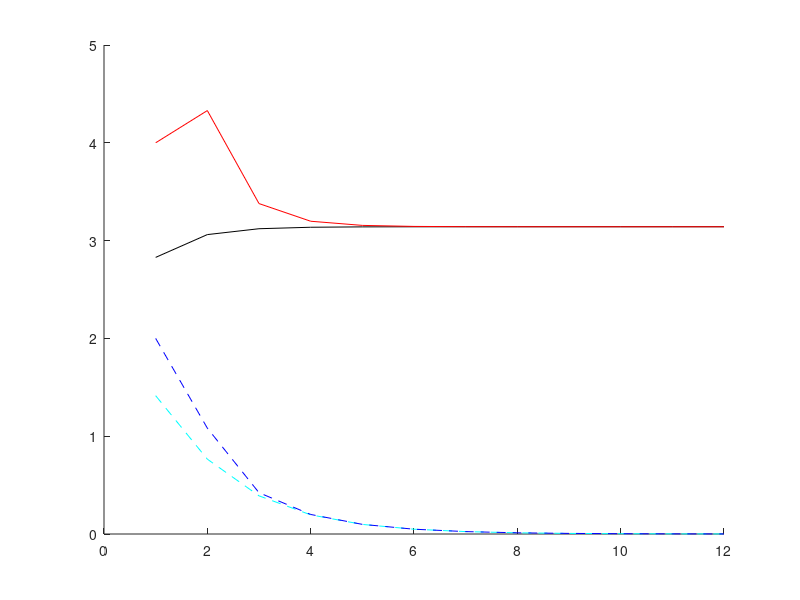

The MATLAB script that drew this image:
clear
clc

nmax = 1000;
tol = 1e-6;

an = [sqrt(2)];
bn = [2];

k = 1;
pn = 2^k * an;
qn = 2^k * bn;
err = tol + 1;

while(err > tol) && (k < nmax)
	k = k + 1;
	a = sqrt(2)*sqrt(1 - sqrt(1 - 0.25*(an(k-1)^2)));
	an = [an; a];
	b = an(k)/sqrt(1 - 0.25*(an(k - 1)^2));
	bn = [bn; b];
	pn = [pn; 2^k * an(k)];
	qn = [qn; 2^k * bn(k)];
	err = abs(pn(k) - qn(k));
end

figure(1);
clf;
hold on
plot(an, '--c');
plot(bn, '--b');
plot(pn, 'k');
plot(qn, 'r');

pi
p = pn(end)
q = qn(end)